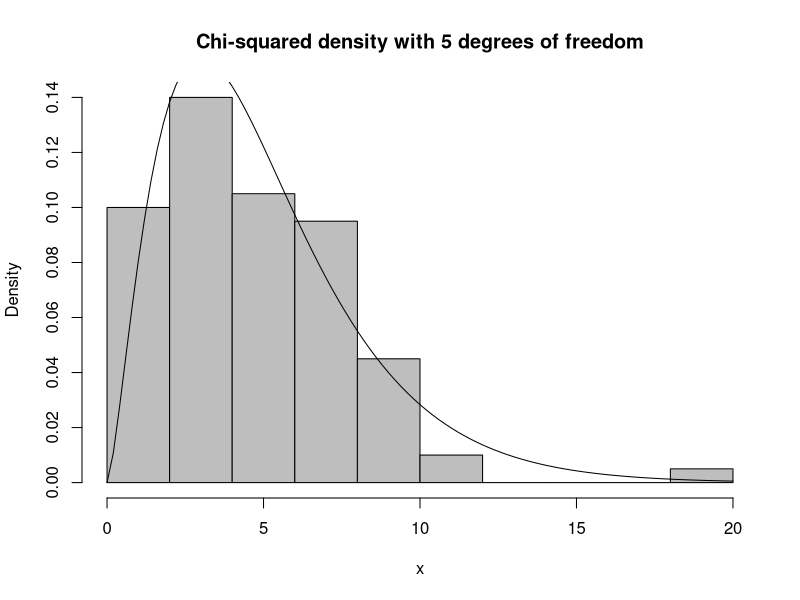

Source code (R):
# page number: 297

cat("Chi-squared distributed\n")

#Outcome Observed Frequency
#1       15
#2       8
#3       7
#4       5
#5       7 
#6       18

# chi-square function
V <- function(x,n){
  for(i in seq(5)){
    sum = sum+((i-n/x)^2/(n/x))
  }
}
# graphical representation
x <- rchisq(100, 5)
hist(x, prob=TRUE,col="grey",main="Chi-squared density with 5 degrees of freedom")
curve(dchisq(x, df=5), add=TRUE)
